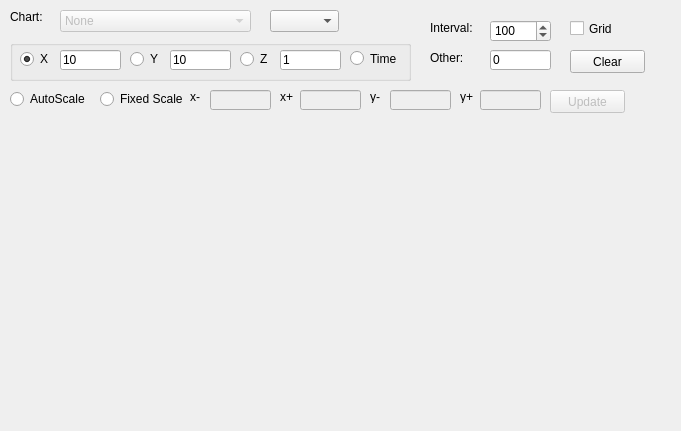
<?xml version="1.0" encoding="UTF-8"?>
<ui version="4.0">
 <class>Chart</class>
 <widget class="QDialog" name="Chart">
  <property name="geometry">
   <rect>
    <x>0</x>
    <y>0</y>
    <width>681</width>
    <height>431</height>
   </rect>
  </property>
  <property name="windowTitle">
   <string>Chart</string>
  </property>
  <widget class="QComboBox" name="chartType">
   <property name="enabled">
    <bool>false</bool>
   </property>
   <property name="geometry">
    <rect>
     <x>60</x>
     <y>10</y>
     <width>191</width>
     <height>22</height>
    </rect>
   </property>
   <item>
    <property name="text">
     <string>None</string>
    </property>
   </item>
   <item>
    <property name="text">
     <string>-log(DeltaP)</string>
    </property>
   </item>
   <item>
    <property name="text">
     <string>Velocity</string>
    </property>
   </item>
   <item>
    <property name="text">
     <string>Pressure</string>
    </property>
   </item>
   <item>
    <property name="text">
     <string>Drag</string>
    </property>
   </item>
  </widget>
  <widget class="QLabel" name="label">
   <property name="geometry">
    <rect>
     <x>10</x>
     <y>10</y>
     <width>46</width>
     <height>13</height>
    </rect>
   </property>
   <property name="text">
    <string>Chart:</string>
   </property>
  </widget>
  <widget class="QwtPlot" name="chart">
   <property name="geometry">
    <rect>
     <x>10</x>
     <y>120</y>
     <width>661</width>
     <height>300</height>
    </rect>
   </property>
   <property name="sizeIncrement">
    <size>
     <width>1</width>
     <height>1</height>
    </size>
   </property>
   <property name="frameShape">
    <enum>QFrame::NoFrame</enum>
   </property>
   <property name="frameShadow">
    <enum>QFrame::Raised</enum>
   </property>
  </widget>
  <widget class="QRadioButton" name="autoScale">
   <property name="geometry">
    <rect>
     <x>10</x>
     <y>90</y>
     <width>102</width>
     <height>18</height>
    </rect>
   </property>
   <property name="text">
    <string>AutoScale</string>
   </property>
   <property name="checked">
    <bool>false</bool>
   </property>
  </widget>
  <widget class="QLineEdit" name="maxScale">
   <property name="enabled">
    <bool>false</bool>
   </property>
   <property name="geometry">
    <rect>
     <x>480</x>
     <y>90</y>
     <width>61</width>
     <height>20</height>
    </rect>
   </property>
  </widget>
  <widget class="QPushButton" name="fixedUpdate">
   <property name="enabled">
    <bool>false</bool>
   </property>
   <property name="geometry">
    <rect>
     <x>550</x>
     <y>90</y>
     <width>75</width>
     <height>23</height>
    </rect>
   </property>
   <property name="text">
    <string>Update</string>
   </property>
   <property name="autoDefault">
    <bool>false</bool>
   </property>
  </widget>
  <widget class="QLineEdit" name="minScale">
   <property name="enabled">
    <bool>false</bool>
   </property>
   <property name="geometry">
    <rect>
     <x>390</x>
     <y>90</y>
     <width>61</width>
     <height>20</height>
    </rect>
   </property>
  </widget>
  <widget class="QRadioButton" name="fixedScale">
   <property name="geometry">
    <rect>
     <x>100</x>
     <y>90</y>
     <width>102</width>
     <height>18</height>
    </rect>
   </property>
   <property name="text">
    <string>Fixed Scale</string>
   </property>
  </widget>
  <widget class="QLabel" name="label_2">
   <property name="geometry">
    <rect>
     <x>430</x>
     <y>20</y>
     <width>91</width>
     <height>16</height>
    </rect>
   </property>
   <property name="text">
    <string>Interval:</string>
   </property>
  </widget>
  <widget class="QLabel" name="label_3">
   <property name="geometry">
    <rect>
     <x>430</x>
     <y>50</y>
     <width>91</width>
     <height>16</height>
    </rect>
   </property>
   <property name="text">
    <string>Other:</string>
   </property>
  </widget>
  <widget class="ImprovedLineEdit" name="other">
   <property name="geometry">
    <rect>
     <x>490</x>
     <y>50</y>
     <width>61</width>
     <height>20</height>
    </rect>
   </property>
   <property name="text">
    <string>0</string>
   </property>
  </widget>
  <widget class="QGroupBox" name="groupBox">
   <property name="geometry">
    <rect>
     <x>10</x>
     <y>40</y>
     <width>401</width>
     <height>41</height>
    </rect>
   </property>
   <property name="title">
    <string/>
   </property>
   <widget class="QRadioButton" name="y">
    <property name="geometry">
     <rect>
      <x>120</x>
      <y>10</y>
      <width>82</width>
      <height>18</height>
     </rect>
    </property>
    <property name="text">
     <string>Y</string>
    </property>
   </widget>
   <widget class="ImprovedLineEdit" name="xValue">
    <property name="geometry">
     <rect>
      <x>50</x>
      <y>10</y>
      <width>61</width>
      <height>20</height>
     </rect>
    </property>
    <property name="text">
     <string>10</string>
    </property>
   </widget>
   <widget class="QRadioButton" name="z">
    <property name="geometry">
     <rect>
      <x>230</x>
      <y>10</y>
      <width>82</width>
      <height>18</height>
     </rect>
    </property>
    <property name="text">
     <string>Z</string>
    </property>
   </widget>
   <widget class="QRadioButton" name="x">
    <property name="geometry">
     <rect>
      <x>10</x>
      <y>10</y>
      <width>31</width>
      <height>18</height>
     </rect>
    </property>
    <property name="text">
     <string>X</string>
    </property>
    <property name="checked">
     <bool>true</bool>
    </property>
   </widget>
   <widget class="ImprovedLineEdit" name="yValue">
    <property name="geometry">
     <rect>
      <x>160</x>
      <y>10</y>
      <width>61</width>
      <height>20</height>
     </rect>
    </property>
    <property name="text">
     <string>10</string>
    </property>
   </widget>
   <widget class="ImprovedLineEdit" name="zValue">
    <property name="geometry">
     <rect>
      <x>270</x>
      <y>10</y>
      <width>61</width>
      <height>20</height>
     </rect>
    </property>
    <property name="text">
     <string>1</string>
    </property>
   </widget>
   <widget class="QRadioButton" name="time">
    <property name="geometry">
     <rect>
      <x>340</x>
      <y>10</y>
      <width>82</width>
      <height>17</height>
     </rect>
    </property>
    <property name="text">
     <string>Time</string>
    </property>
   </widget>
  </widget>
  <widget class="QLineEdit" name="maxScale2">
   <property name="enabled">
    <bool>false</bool>
   </property>
   <property name="geometry">
    <rect>
     <x>300</x>
     <y>90</y>
     <width>61</width>
     <height>20</height>
    </rect>
   </property>
  </widget>
  <widget class="QLineEdit" name="minScale2">
   <property name="enabled">
    <bool>false</bool>
   </property>
   <property name="geometry">
    <rect>
     <x>210</x>
     <y>90</y>
     <width>61</width>
     <height>20</height>
    </rect>
   </property>
  </widget>
  <widget class="QLabel" name="label_4">
   <property name="geometry">
    <rect>
     <x>190</x>
     <y>90</y>
     <width>46</width>
     <height>13</height>
    </rect>
   </property>
   <property name="text">
    <string>x-</string>
   </property>
  </widget>
  <widget class="QLabel" name="label_5">
   <property name="geometry">
    <rect>
     <x>280</x>
     <y>90</y>
     <width>46</width>
     <height>13</height>
    </rect>
   </property>
   <property name="text">
    <string>x+</string>
   </property>
  </widget>
  <widget class="QLabel" name="label_6">
   <property name="geometry">
    <rect>
     <x>370</x>
     <y>90</y>
     <width>46</width>
     <height>13</height>
    </rect>
   </property>
   <property name="text">
    <string>y-</string>
   </property>
  </widget>
  <widget class="QLabel" name="label_7">
   <property name="geometry">
    <rect>
     <x>460</x>
     <y>90</y>
     <width>46</width>
     <height>13</height>
    </rect>
   </property>
   <property name="text">
    <string>y+</string>
   </property>
  </widget>
  <widget class="QComboBox" name="axis">
   <property name="geometry">
    <rect>
     <x>270</x>
     <y>10</y>
     <width>69</width>
     <height>22</height>
    </rect>
   </property>
   <item>
    <property name="text">
     <string/>
    </property>
   </item>
   <item>
    <property name="text">
     <string>x</string>
    </property>
   </item>
   <item>
    <property name="text">
     <string>y</string>
    </property>
   </item>
   <item>
    <property name="text">
     <string>z</string>
    </property>
   </item>
  </widget>
  <widget class="QSpinBox" name="interval">
   <property name="geometry">
    <rect>
     <x>490</x>
     <y>20</y>
     <width>61</width>
     <height>22</height>
    </rect>
   </property>
   <property name="minimum">
    <number>1</number>
   </property>
   <property name="maximum">
    <number>999999999</number>
   </property>
   <property name="value">
    <number>100</number>
   </property>
  </widget>
  <widget class="QCheckBox" name="showGrid">
   <property name="geometry">
    <rect>
     <x>570</x>
     <y>20</y>
     <width>70</width>
     <height>17</height>
    </rect>
   </property>
   <property name="text">
    <string>Grid</string>
   </property>
  </widget>
  <widget class="QPushButton" name="clear">
   <property name="enabled">
    <bool>true</bool>
   </property>
   <property name="geometry">
    <rect>
     <x>570</x>
     <y>50</y>
     <width>75</width>
     <height>23</height>
    </rect>
   </property>
   <property name="text">
    <string>Clear</string>
   </property>
   <property name="autoDefault">
    <bool>false</bool>
   </property>
  </widget>
 </widget>
 <customwidgets>
  <customwidget>
   <class>ImprovedLineEdit</class>
   <extends>QLineEdit</extends>
   <header>improvedlineedit.h</header>
  </customwidget>
  <customwidget>
   <class>QwtPlot</class>
   <extends>QFrame</extends>
   <header>qwt_plot.h</header>
   <container>1</container>
  </customwidget>
 </customwidgets>
 <tabstops>
  <tabstop>chartType</tabstop>
  <tabstop>x</tabstop>
  <tabstop>xValue</tabstop>
  <tabstop>y</tabstop>
  <tabstop>yValue</tabstop>
  <tabstop>z</tabstop>
  <tabstop>zValue</tabstop>
  <tabstop>other</tabstop>
  <tabstop>autoScale</tabstop>
  <tabstop>fixedScale</tabstop>
  <tabstop>minScale2</tabstop>
  <tabstop>maxScale2</tabstop>
  <tabstop>minScale</tabstop>
  <tabstop>maxScale</tabstop>
  <tabstop>fixedUpdate</tabstop>
 </tabstops>
 <resources/>
 <connections/>
</ui>
